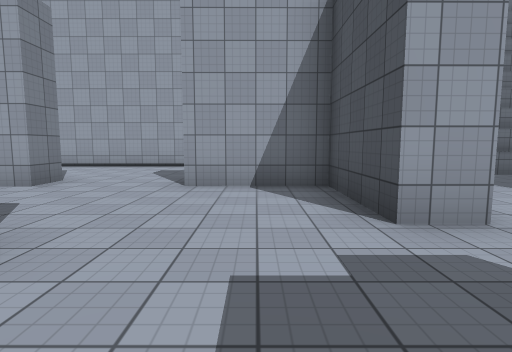
[1] (above)

19 first-person views from a walk through a Unity game level. The camera is 1.4 m above the floor, tilts 6° down and sees 80° across. The floor is counted in squares, 2 m on a side. Each view is taken from the middle of a square. On the plan, view 1 faces up. The plan holds only what a view shows up to about 10 squares ahead; the rest is blank. The place goes on beyond the plan. The player character is not drawn. Surface patterns are stand-ins for the level's own textures.

[2]
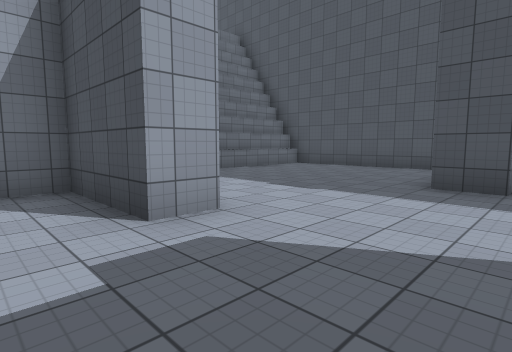

[3]
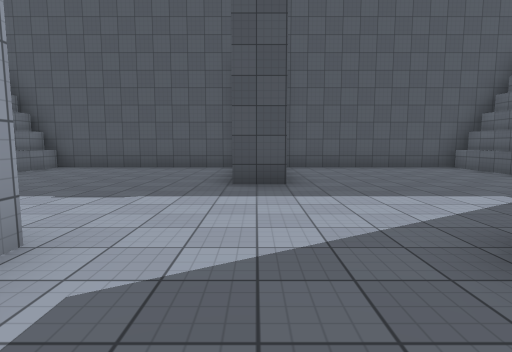

[4]
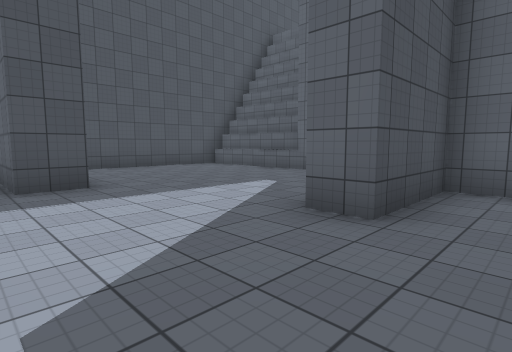

[5]
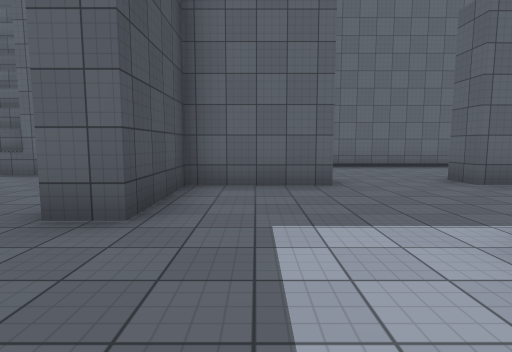

[6]
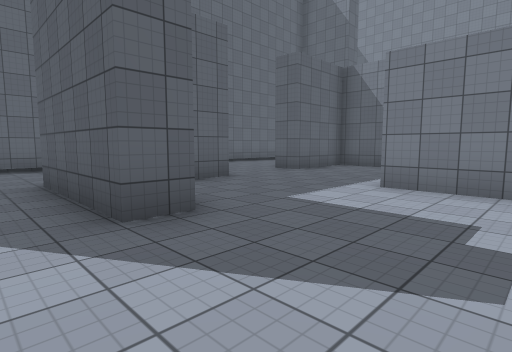

[7]
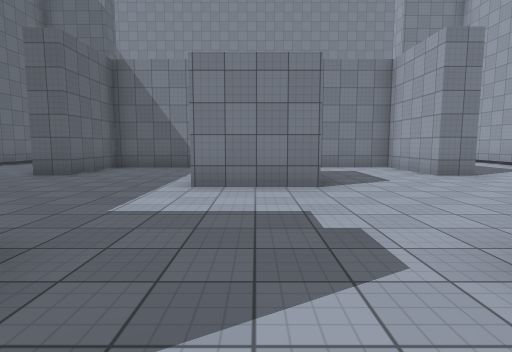

[8]
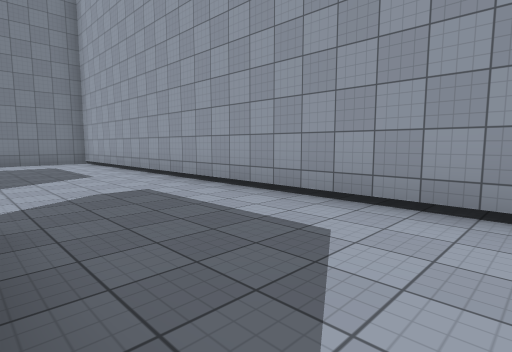

[9]
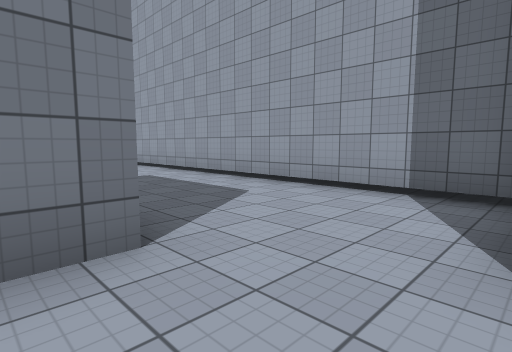

[10]
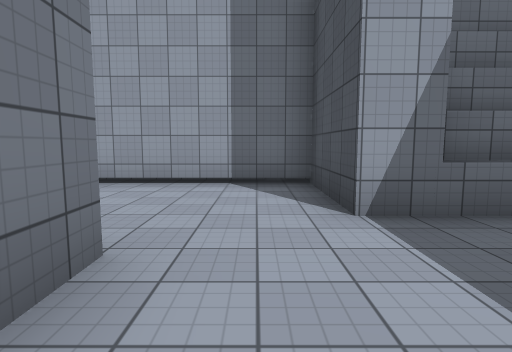

[11]
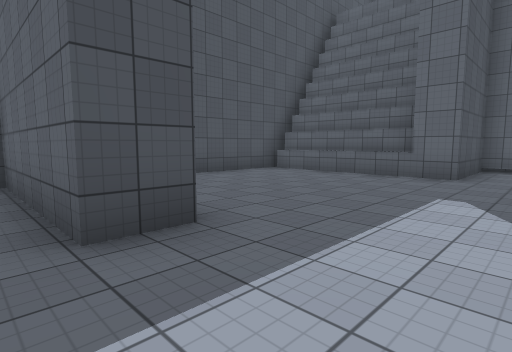

[12]
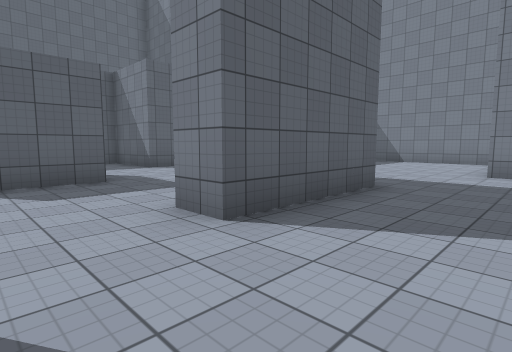

[13]
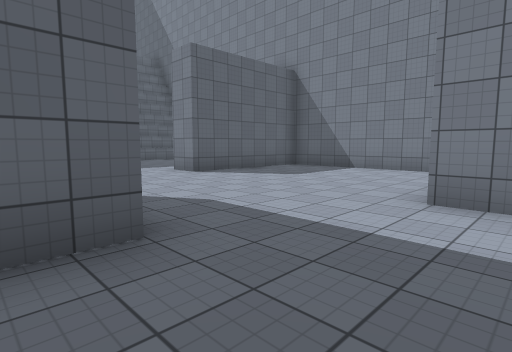

[14]
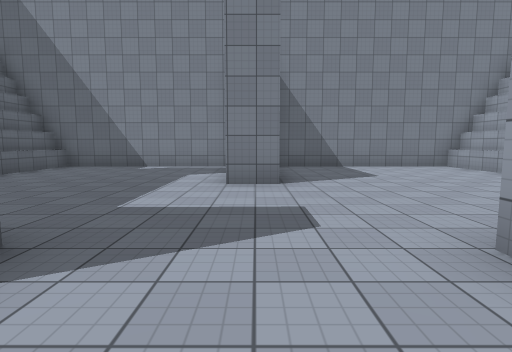

[15]
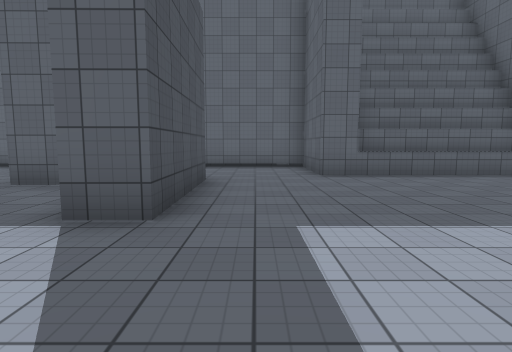

[16]
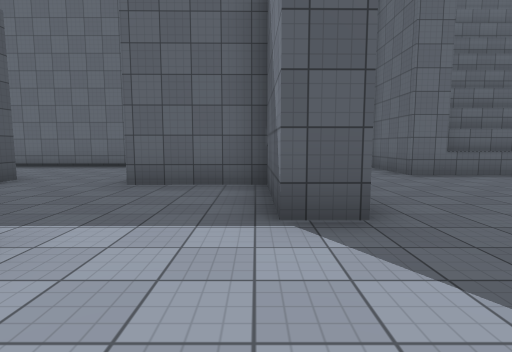

[17]
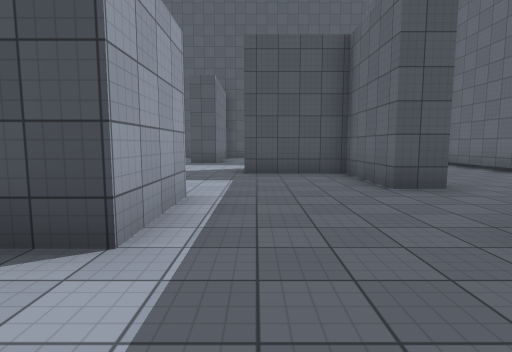

[18]
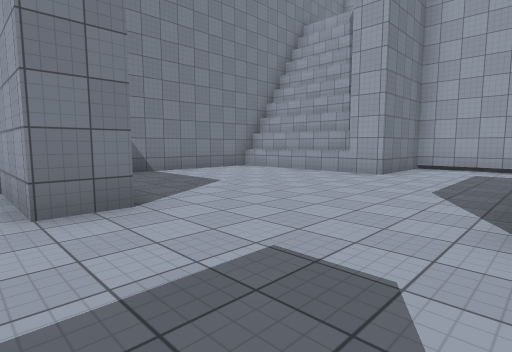

[19]
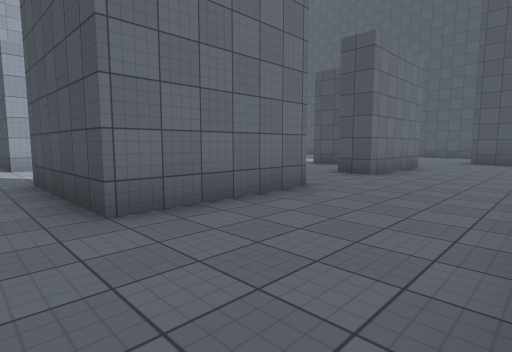

### Floor plan
Points are (right, up) in squares from view 1. A wall is a line through its corners. A room is listed if a view was taken in it or the views show most of it. See-through windows are left out.
Room 1 (views 1, 2, 3, 4, 5, 6, 7, 9, 10, 11)
walls: (5.3, 0.4) (5.3, 1.4) (9.2, 1.4) (9.2, 7.3) (5, 7.3); (2.2, 2.6) (1.2, 2.6) (1.2, 5.1) (-1.2, 5.1); (4.4, -4.9) (9, -4.9); (-1.9, 2.1) (-1.9, -0.1) (-4, -0.1); (-1.3, -3.2) (1.2, -3.1) (1.2, -0.7) (2.1, -0.7) (2.1, -3.9); (5.2, -5.2) (9, -5.2); (-4.1, 2) (-2.5, 2); (7.2, 6.9) (4, 6.9); (9.2, -5.5) (9.2, 0.1); (-6.2, -0.7) (-6.2, -3.2) (-3.7, -3.2)
low walls: (9.1, 6.9) (7.5, 6.9)
ways out: opening at (-2.5, 5) to room 2; opening at (3, 5.5) to room 2; opening at (-5.5, -0.5) to room 3; opening at (-4, 3.5) to room 3; opening at (-2.5, -4) to room 3; opening at (3.5, -5.5) to room 3
Room 2 (views 8, 12, 13)
walls: (-7.1, 5.8) (-3.7, 5.8) (-3.7, 5.1); (2, 6) (2, 5); (4, 6.9) (4, 9.4) (-9.9, 9.4) (-9.9, 6.9)
ways out: opening at (-2.5, 5) to room 1; opening at (3, 5.5) to room 1; opening at (-8.5, 6.5) to room 3
Room 3 (views 14, 15, 16, 17, 18, 19)
walls: (-6.4, 2.6) (-7.1, 2.6) (-7.1, 4.7); (-4, -0.1) (-4, 0.8); (-3.7, -3.2) (-3.7, -4) (-7, -4) (-7, -0.7) (-6.2, -0.7); (-13.6, 1.4) (-10.3, 1.4) (-10.3, 0.5) (-12.5, 0.5); (-14.4, 0.1) (-14.4, -5.2) (-10.4, -5.2); (-3.7, 5.1) (-6.3, 5) (-6.3, 2.9); (-14.5, -4.9) (-9.5, -4.9) (-9.5, -7.3) (4.4, -7.3) (4.4, -4.9); (-9.9, 6.9) (-14.5, 6.9); (-10.9, 7.3) (-14.4, 7.3) (-14.4, 1.8); (2.1, -3.9) (-1.3, -3.9) (-1.3, -3.2)
ways out: opening at (-5.5, -0.5) to room 1; opening at (-4, 3.5) to room 1; opening at (-2.5, -4) to room 1; opening at (3.5, -5.5) to room 1; opening at (-8.5, 6.5) to room 2

Positions as (right, up) in squares from view 1, and headings:
1: (0, 0), facing up
2: (0, 0), facing up-right
3: (0, 1), facing right
4: (0, 2), facing down-right
5: (0, 2), facing down
6: (3, 2), facing down-left
7: (3, 1), facing left
8: (2, 6), facing up-left
9: (4, 5), facing up-left
10: (3, 4), facing up
11: (3, 2), facing down-right
12: (-2, 8), facing down-left
13: (-6, 8), facing down-left
14: (-5, 1), facing left
15: (-8, 2), facing down
16: (-6, 2), facing down
17: (-6, -1), facing right
18: (-7, 0), facing up-left
19: (-8, -7), facing up-right
